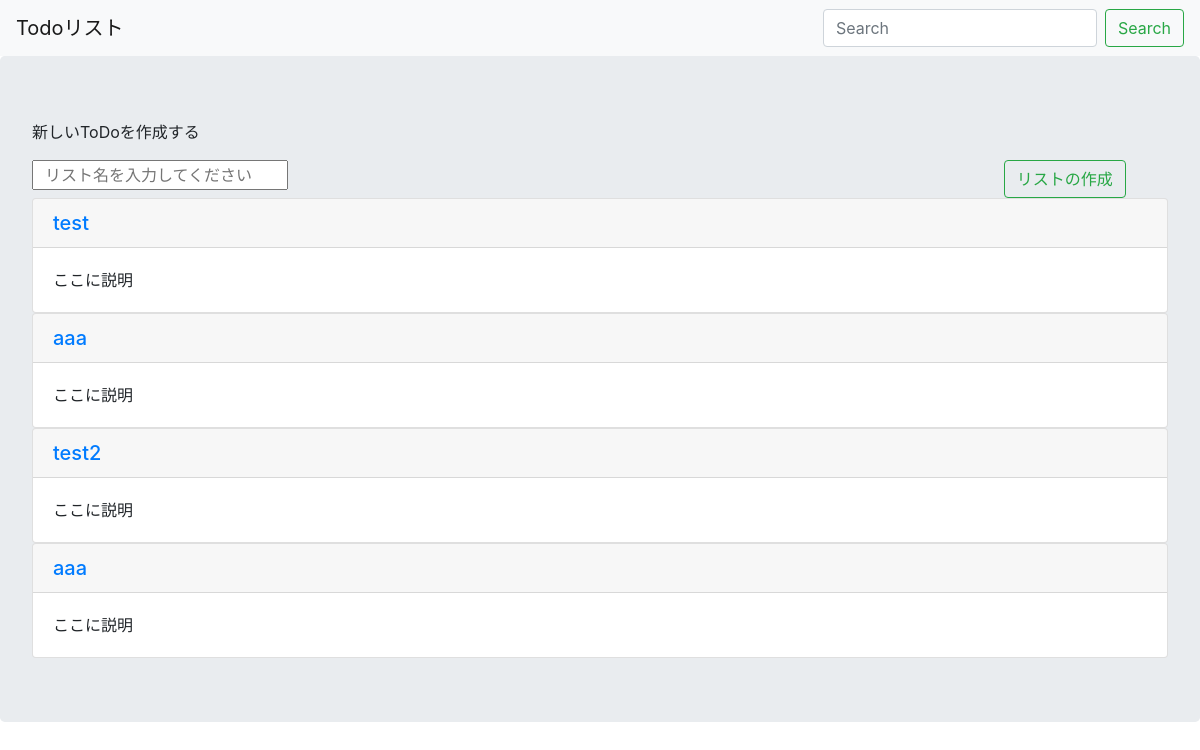
Before: / with the older database file.
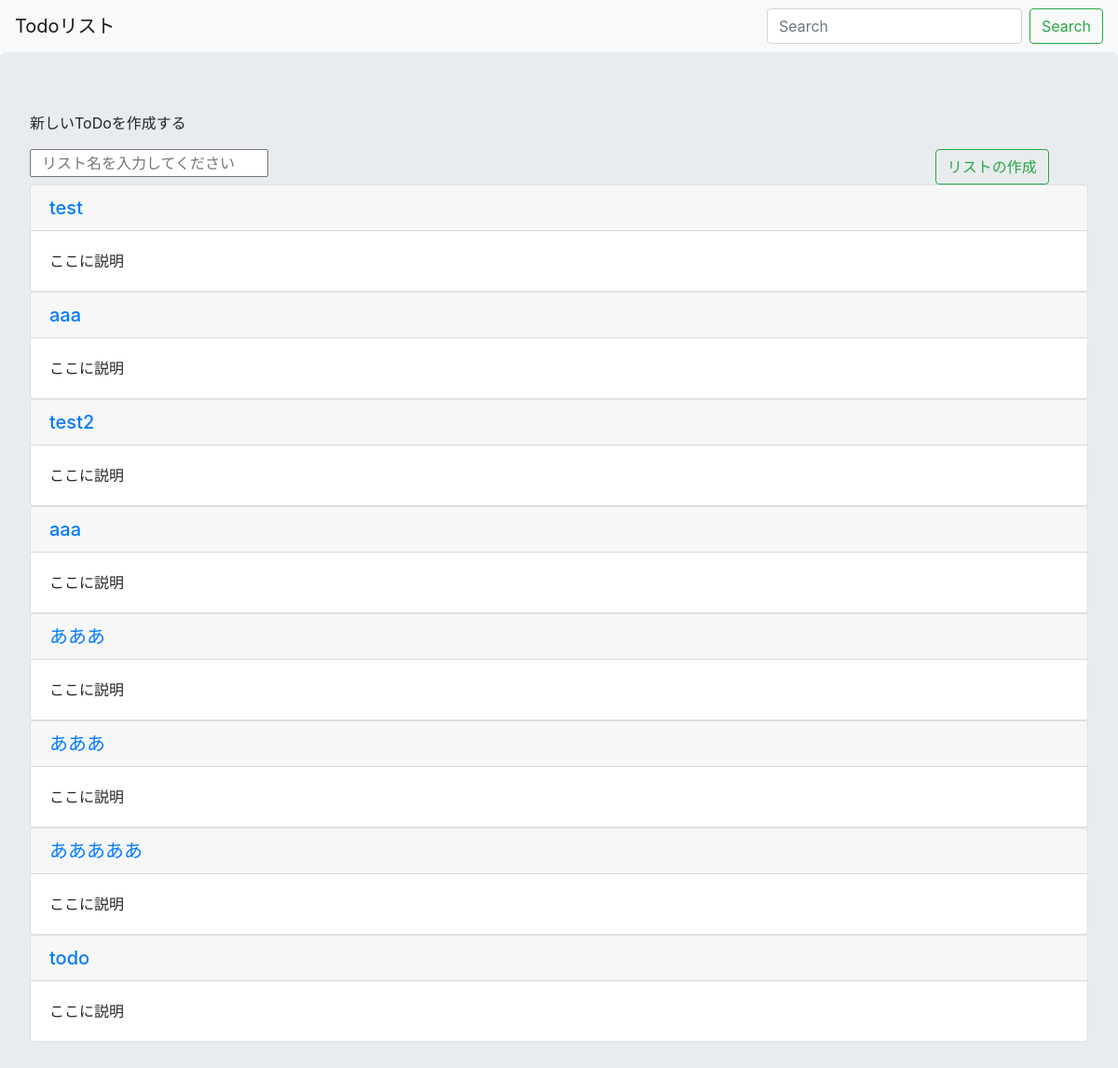
After: the same page with the newer database file.
### todo/models.py (models this page shows)
class List(models.Model):
    title = models.CharField(max_length=200)
    create_date = models.DateField(default=timezone.now)

### todo/views.py (the view, shortened to what this page needs)
# urls.py: path('', views.index, name='index'),
def index(request):
    form = ListForm(request.POST or None)
    status = False
    listdata = List.objects.all()
    params = {
        'lists': listdata,
        'form': form,
        'status': status,
    }
    return render(request, 'todo/index.html', params)

### todo/forms.py
class ListForm(forms.Form):
    title = forms.CharField(max_length=200, widget=forms.TextInput(attrs={'placeholder': '  リスト名を入力してください'}))

### todo/templates/todo/index.html (shortened to what this page needs)
{% extends "todo/base.html" %}
{% block content %}
<div class="jumbotron">
    <p>新しいToDoを作成する</p>
    <form method = "post">
    <div class = "row">
        <div class = "col-10">
            {{form.title}}
        </div>
        <div class = "col-2">
            <button class="btn btn-outline-success my-2 my-sm-0" type="submit">リストの作成</button>
        </div>
    </div>
    </form>
    {% for i in lists %}
        <div class="card">
            <h5 class="card-header"><a href="{% url 'todo:list' i.id%}">{{i.title}}</a></h5>
            <div class="card-body">
                <p class="card-text">ここに説明</p>
            </div>
        </div>
    {% endfor %}
</div>
{% endblock %}

### todo/templates/todo/base.html (shortened to what this page needs)
<!DOCTYPE html>
<html>
<head>
    <link rel="stylesheet" href="https://stackpath.bootstrapcdn.com/bootstrap/4.3.1/css/bootstrap.min.css">
</head>
<body>
<nav class="navbar navbar-light bg-light">
<a class="navbar-brand" href="{% url 'todo:index' %}">Todoリスト</a>
<form class="form-inline">
    <input class="form-control mr-sm-2" type="search" placeholder="Search" aria-label="Search">
    <button class="btn btn-outline-success my-2 my-sm-0" type="submit">Search</button>
</form>
</nav>
<main>
{% block content %}
{% endblock %}
</main>
</body>
</html>

Changed rows visible on the page:
added List: title "あああ"
added List: title "あああ"
added List: title "あああああ"
added List: title "todo"
